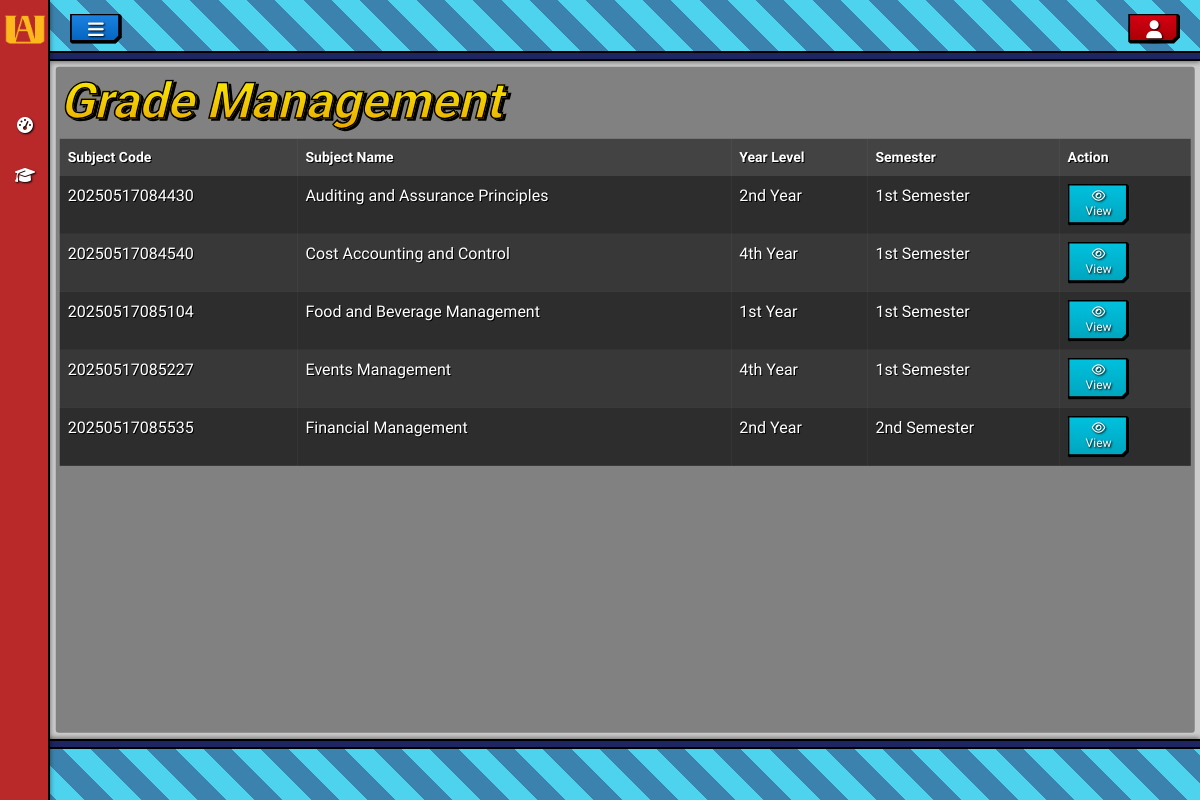
Page /app/views/grade_management/index.php (signed in) on the committed database.
### tables this page shows
CREATE TABLE `subjects` (
  `id` int NOT NULL,
  `code` varchar(20) NOT NULL,
  `catalog_no` varchar(20) NOT NULL,
  `name` varchar(100) NOT NULL,
  `day` varchar(10) NOT NULL,
  `time` varchar(20) NOT NULL,
  `room` varchar(20) NOT NULL,
  `course_id` int NOT NULL,
  `semester` tinyint NOT NULL,
  `year_level` tinyint NOT NULL,
  `instructor_id` int NOT NULL,
  `created_at` timestamp NOT NULL DEFAULT CURRENT_TIMESTAMP,
  `updated_at` timestamp NULL DEFAULT NULL ON UPDATE CURRENT_TIMESTAMP
);

### app/models/Model.php (called while the page is built, shortened)
<?php
class Model{
    protected static $conn;
    protected static $table;
    public static function setConnection($conn){
        self::$conn = $conn;
    }
    protected static function find($id){
        try{
            $sql = "SELECT * from " . static::$table . " WHERE id = :id";
            $stmt = self::$conn->prepare($sql);
            $stmt->bindParam(':id', $id);
            $stmt->execute();
            $row =  $stmt->fetch();
            if(empty($row)){
                return null;
            }
            else{
                return count($row) > 0 ? $row : null;
            }
        }
        catch(PDOException $e){
            die("Query failed: " . $e->getMessage());
        }
    }
    protected static function where($column, $operator, $value){
        try{
            $sql = "SELECT * FROM " . static::$table . " WHERE $column $operator :value";
            $stmt = self::$conn->prepare($sql);
            $stmt->bindValue(':value', $value);
            $stmt->execute();
            $rows =  $stmt->fetchAll();
            return count($rows) > 0 ? $rows : null;
        }
        catch(PDOException $e){
            die("Query failes: " . $e->getMessage());
        }
    }
}

### app/models/User.php (called while the page is built, shortened)
<?php
require_once 'Model.php';
require_once 'Subject.php';
class User extends Model{
    public $id;
    public static function find($id){
        $result = parent::find($id);
        return $result
            ? new self($result)
            : null;
    }
    public function subjects(){
        $results = Subject::where('instructor_id', '=', $this->id);
        return $results ?? null;
    }
}

### app/models/Subject.php (called while the page is built, shortened)
<?php
require_once 'Model.php';
require_once 'Course.php';
require_once 'User.php';
class Subject extends Model{
    public static function where($column, $operator, $value){
        $results = parent::where($column, $operator, $value);
        return $results
            ? array_map(fn($user) => new self($user), $results)
            : null;
    }
}

### app/views/grade_management/index.php (the view, shortened to what this page needs)
<?php
require_once '../../models/subject.php';
require_once '../../models/subject_enrollment.php';
require_once '../../models/user.php';
$instructor = User::find($_SESSION['id']);
include '../layout/header.php';
?>
<div class="full-screen-bg">
    <div class="container">
        <div class="bg index-bg">
            <div class="main-title">
                <div class="col-12">
                    <h1 class = "index-title text" data-text = "Grade Management">Grade Management</h1>
                </div>
                <div class="row justify-content-center">
                <div class="col-md-12">
                    <table class="table table-striped" id="usersTable">
                        <thead>
                            <tr class="table-dark">
                                <th>Subject Code</th>
                                <th>Subject Name</th>
                                <th>Year Level</th>
                                <th>Semester</th>
                                <th>Action</th>
                            </tr>
                        </thead>
                        <tbody>
                            <?php foreach($instructor->subjects() as $subject): ?>
                                <tr>
                                    <td><?=$subject->code ?></td>
                                    <td><?=$subject->name ?></td>
                                    <td>
                                        <?php
                                            if($subject->year_level == 1){
                                                echo '1st Year';
                                            } elseif($subject->year_level == 2){
                                                echo '2nd Year';
                                            } elseif($subject->year_level == 3){
                                                echo '3rd Year';
                                            } elseif($subject->year_level == 4){
                                                echo '4th Year';
                                            }
                                        ?>
                                    </td>
                                    <td>
                                        <?php
                                            if($subject->semester == 1){
                                                echo '1st Semester';
                                            } elseif($subject->semester == 2){
                                                echo '2nd Semester';
                                            }
                                        ?>
                                    </td>
                                    <td><a href="show.php?id=<?=$subject->id?>" class="btn btn-info"><i class="fa-regular fa-eye"></i> View</a></td>
                                </tr>
                            <?php endforeach; ?>
                        </tbody>
                    </table>
                </div>
            </div>
        </div>
    </div>
</div>
</div>
<?php include '../layout/footer.php'; ?>

### assets/css/style.css (style rules this page uses)
.btn { font-size: 12px; font-family: 'Quantico', sans-serif; }
.full-screen-bg { position: relative; }
.bg.index-bg { animation: fade-in 1.0s ease-in-out; background-color: #0000005d !important; padding: 4px; width: 99%; max-width: inherit; height: 100%; max-height: 98%; z-index: 0; border-radius: 3px; position: absolute; left: 50%; top: 50%; transform: translate(-50%, -50%); overflow: hidden; }
table.table thead th, table.table tbody td, table.table tfoot td { color: white; font-family: 'Quantico', sans-serif; text-shadow: 1px 1px 0 black; border: none; }
table.table thead th { font-size: 14px; }
html, body { overflow-y: hidden; }
body { background-image: linear-gradient(rgba(0, 0, 0, 0.2), rgba(0, 0, 0, 0.2)), url('../picture/ua_background.png') !important; background-size: cover; background-repeat: no-repeat; background-attachment: fixed; background-position: center; }
h1.index-title.text { position: relative; font-family: 'Bungee', sans-serif; font-style: italic; background: linear-gradient(to bottom, #fbf200, #e9a604); -webkit-background-clip: text; background-clip: text; -webkit-text-fill-color: transparent; font-weight: 800; -webkit-text-stroke: 1.5px rgb(0, 0, 0); font-size: 50px; padding-right: 10px; }
h1.index-title.text::before { content: attr(data-text); position: absolute; inset: 0; color: black; z-index: -1; top: 2px; left: 3px; -webkit-text-fill-color: black; }
#subjectsTable thead th, #subjectsTable tbody td, #usersTable thead th, #usersTable tbody td { background-color:rgba(0, 0, 0, 0.484); color: white; text-shadow: 1px 1px 0 black; }
#listsTable tbody tr:nth-of-type(odd), #subjectsTable tbody tr:nth-of-type(odd), #usersTable tbody tr:nth-of-type(odd) { background-color:rgba(0, 0, 0, 0.295); }
#listsTable tbody tr:nth-of-type(even), #subjectsTable tbody tr:nth-of-type(even), #usersTable tbody tr:nth-of-type(even) { background-color:rgba(0, 0, 0, 0.164); }
.btn { --border-color: black; --border-width: 0.30em; --edge-size: 0.5em; text-shadow: 1px 1px 2px black; cursor: pointer; background: var(--background-color); padding: 0.5em 1.5em; border: 0; position: relative; isolation: isolate; display: inline-grid; place-content: center; clip-path: polygon( 0 0%, calc(100% - 0.2em) 0%, 100% 0.2em, 100% calc(100% - var(--edge-size)), calc(100% - var(--edge-size)) 100%, 0.15em 100%, 0% calc(100% - 0.15em), 0% 0 ); transition: color 250ms; }
.btn-info { --background-color: linear-gradient(to bottom, #00c2df, #00a3bc); color: white; }
.btn::before { content: ""; position: absolute; inset: 0; background: var(--border-color); z-index: -2; }
.btn::after { content: ""; position: absolute; inset: 0; background: var(--background-color); z-index: -1; clip-path: polygon( 0.15em calc(0.15em), calc(0.15em) 0.15em, calc(100% - var(--border-width)) 0.15em, calc(100% - var(--border-width)) calc(100% - calc(var(--edge-size) + var(--border-width) * 0.5)), calc(100% - calc(var(--edge-size) + var(--border-width) * 0.5)) calc(100% - var(--border-width)), calc(0.15em) calc(100% - var(--border-width)) ); transition: clip-path 500ms; }
.btn.btn-info i, #filter_all i, #cancel_filter i { transition: transform 0.1s ease-in-out; }
.main-title { position: relative; }

### rows in the picture
subjects: code "20250517084430", name "Auditing and Assurance Principles", year_level "2nd Year", semester "1st Semester"
subjects: code "20250517084540", name "Cost Accounting and Control", year_level "4th Year", semester "1st Semester"
subjects: code "20250517085104", name "Food and Beverage Management", year_level "1st Year", semester "1st Semester"
subjects: code "20250517085227", name "Events Management", year_level "4th Year", semester "1st Semester"
subjects: code "20250517085535", name "Financial Management", year_level "2nd Year", semester "2nd Semester"
